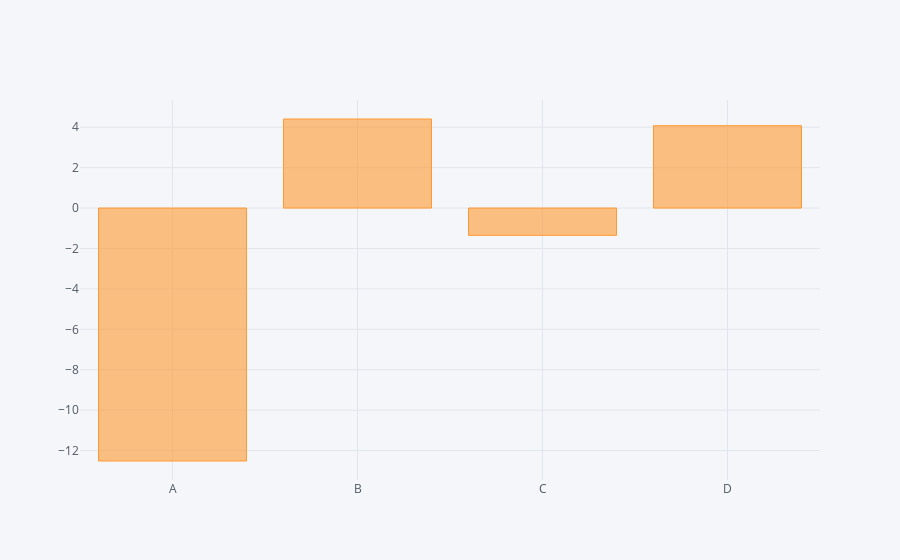

Write notebook code for a chart like this one.
### Code cell
# iplot is good for some kind of aggregation
df.sum().iplot(kind='bar')

### Figure 1 — Plotly figure (JSON) as saved in the notebook; plotly's stock layout.template omitted (floating-point values rounded to 4 significant figures)
{"data": [{"marker": {"color": "rgba(255, 153, 51, 0.6)", "line": {"color": "rgba(255, 153, 51, 1.0)", "width": 1}}, "name": "None", "orientation": "v", "text": "", "type": "bar", "uid": "e4057841-78eb-4276-bc2b-daf053510c60", "x": ["A", "B", "C", "D"], "y": [-12.52, 4.406, -1.352, 4.074]}], "layout": {"legend": {"bgcolor": "#F5F6F9", "font": {"color": "#4D5663"}}, "paper_bgcolor": "#F5F6F9", "plot_bgcolor": "#F5F6F9", "title": {"font": {"color": "#4D5663"}}, "xaxis": {"gridcolor": "#E1E5ED", "showgrid": true, "tickfont": {"color": "#4D5663"}, "title": {"font": {"color": "#4D5663"}, "text": ""}, "zerolinecolor": "#E1E5ED"}, "yaxis": {"gridcolor": "#E1E5ED", "showgrid": true, "tickfont": {"color": "#4D5663"}, "title": {"font": {"color": "#4D5663"}, "text": ""}, "zerolinecolor": "#E1E5ED"}}}
